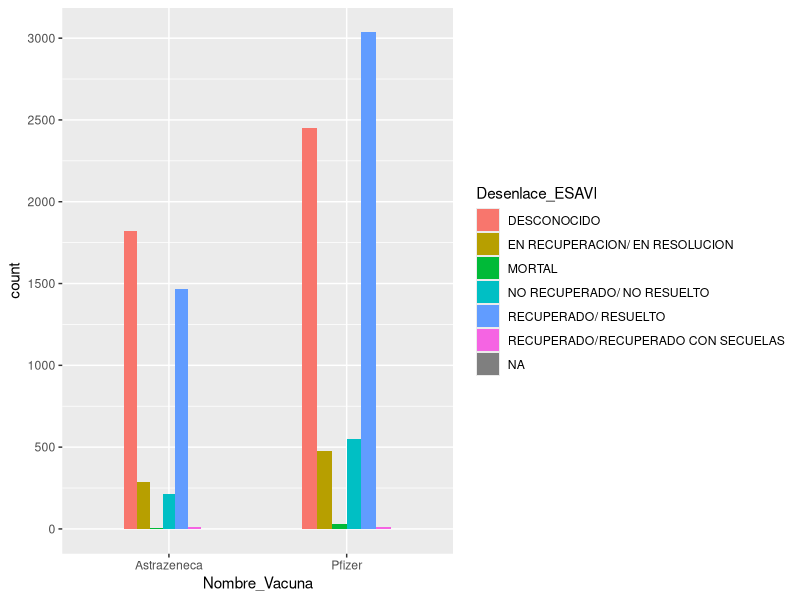
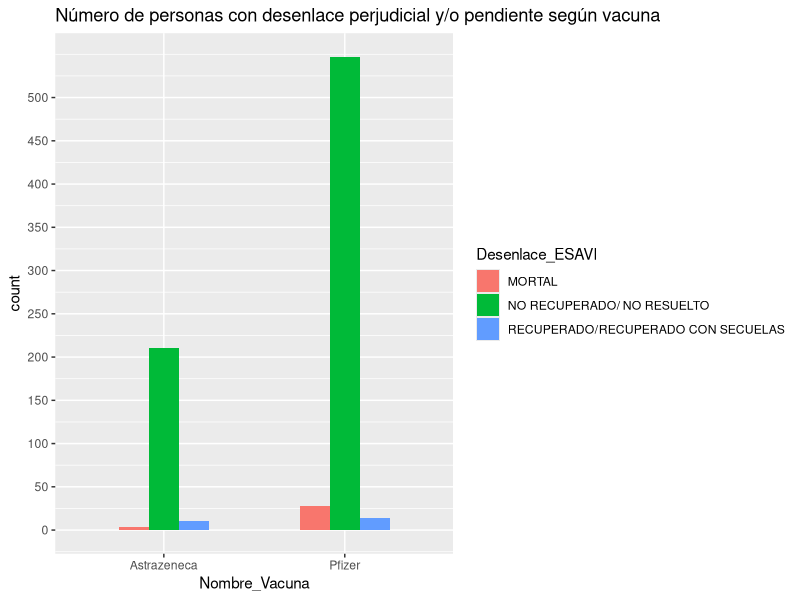
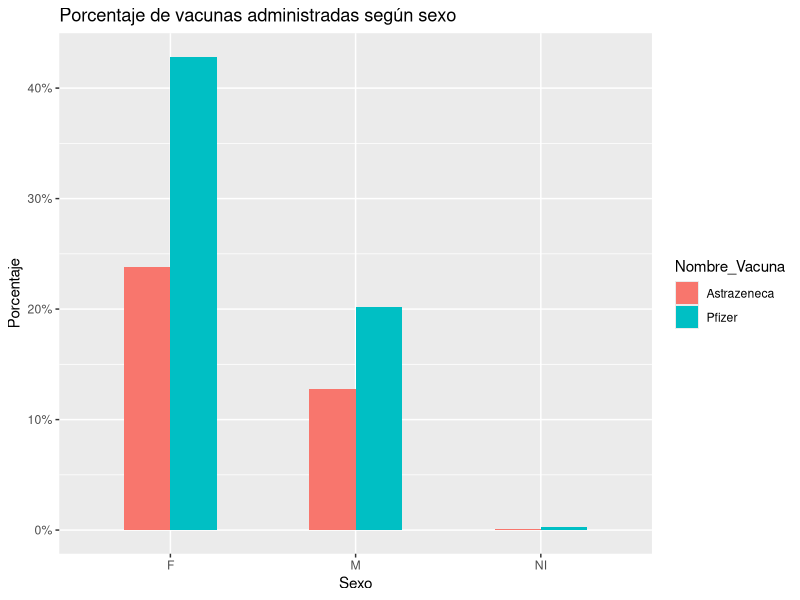
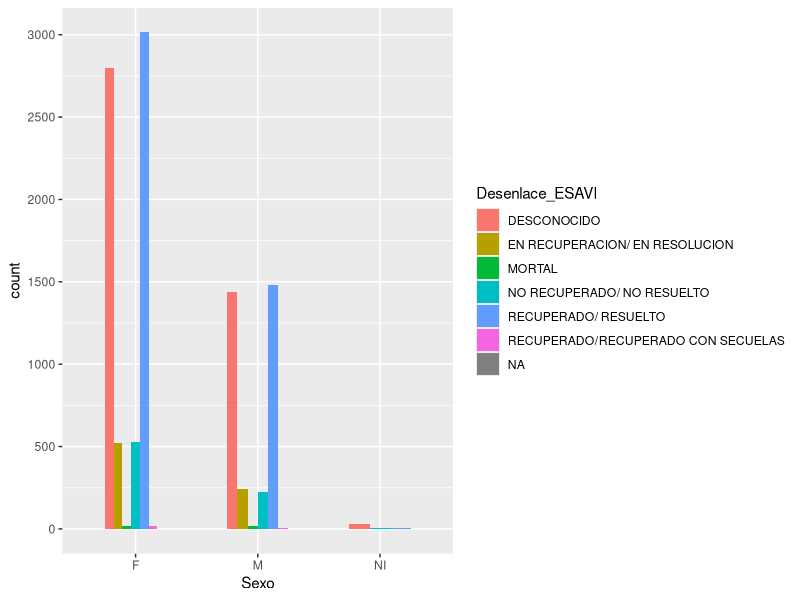
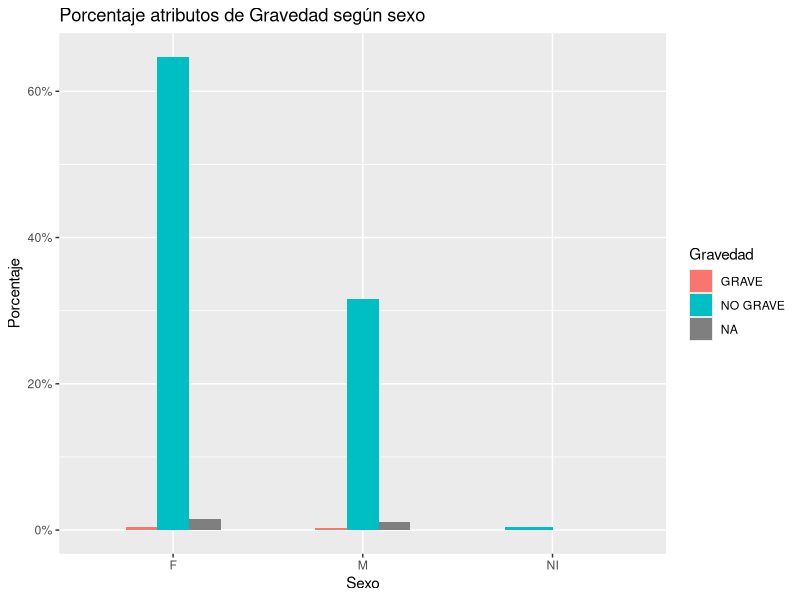
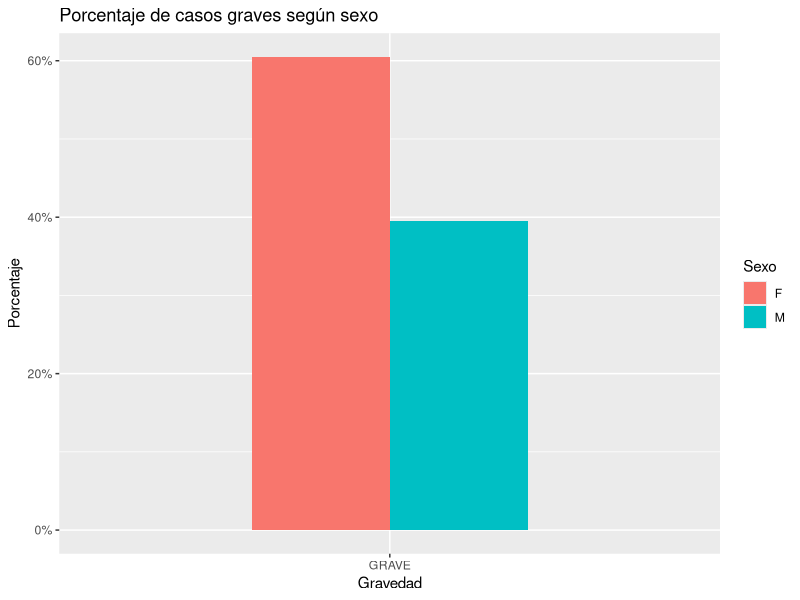
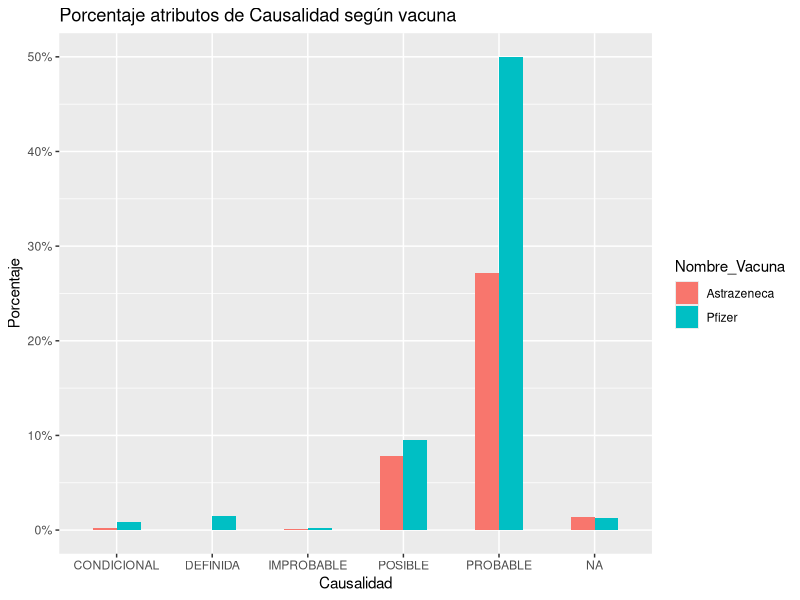
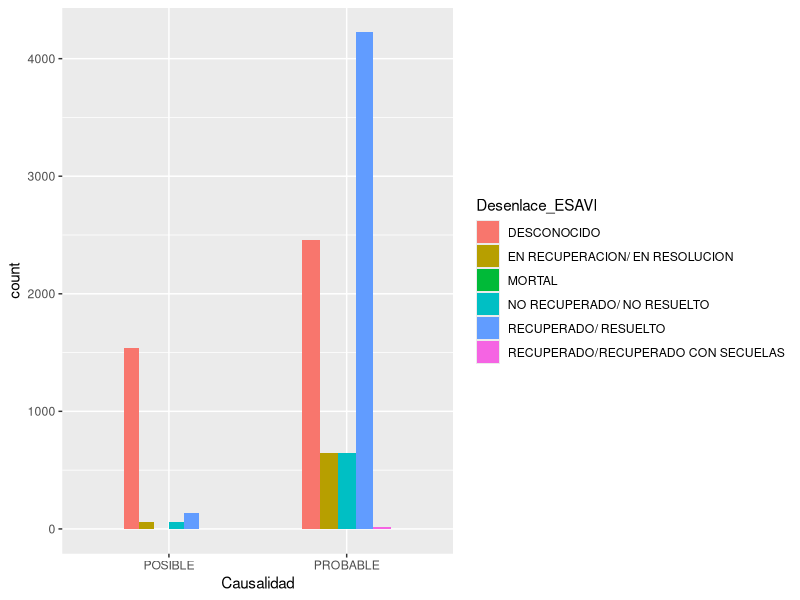

Write the R code that produced these figures, in order.
library(skimr)
library(dplyr)
library(readxl)
library(ggplot2) 
library(scales)

# Se cargan los datos
datos = read_excel("ESAVI_V4.xlsx")

# Primer acercamiento a los datos
# Usamos skim()
skim(datos)

# Se analizan las variables con nombre poco intuitivo
#
# VARIABLE : 
#
# Archivo
cbind(datos$Archivo[1:6])
unique(datos$Archivo)
# Variable que no entrega info relevante
#
# Fuente
cbind(datos$Fuente[1:6])
unique(datos$Fuente)
# Variable poco relevante, sería más útil si tuvieramos más información sobre ella.
# Sería interesante redefinir la variable y condicionar por gravedad, severidad, 
# causalidad, desenlace.
#
# Numero_notificacion
cbind(datos$Numero_Notificacion[1:6])
unique(datos$Numero_Notificacion)
# Variable totalmente irrelevante
#
# Centro
cbind(datos$Centro[1:6])
unique(datos$Centro)
# Sería interesante ver si existe un mayor numero de casos de algún atributo de 
# las variables gravedad, severidad, causalidad, desenlace. HAY MUCHO TRABAJO
# CON RECODIFICAR LAS VARIABLES.

# IDEAS
#
# 1. Con las variables Fecha_Vacunacion y Fecha_Notificación se podría ajustar un 
# modelo del tiempo hasta que ocurre una notificación. Luego se podrían 
# los datos por alguna de las siguientes variables: gravedad, severidad, 
# causalidad, desenlace.
#
# 

#### VARIABLES A CONSIDERAR ####

# 1. Fecha_Notificacion
# 2. Edad
# 3. Sexo
# 4. Nombre_Vacuna
# 5. Fecha_Vacunacion
# 6. Fecha_Inicio_ESAVI          
# 7. Fecha_Final_ESAVI
# 8. Desenlace_ESAVI
# 9. Gravedad
# 10. Severidad
# 11. Causalidad 
# 12. AESI


# Recodificacion de variables ---------------------------------------------

datos2 = datos %>% 
  select(Fecha_Notificacion, 
         Edad, 
         Sexo, 
         Nombre_Vacuna, 
         Fecha_Vacunacion, 
         Fecha_Inicio_ESAVI, 
         Fecha_Final_ESAVI, 
         Desenlace_ESAVI, 
         Gravedad, 
         Severidad, 
         Causalidad, 
         AESI)

skim(datos2)


decod_fecha = function(fechas){
  # fechas : vector de variables tipo character para transformar en 
  #fechas_return = data.frame(fecha = rep(NA, length(fechas)))
  #fechas_return$fecha = as.Date(fechas_return$fecha)
  
  fechas_return = vector(mode = "character", length = length(fechas))
  
  for(i in 1:length(fechas)){
  #for(i in 1:100){
    aux1 = unlist(gregexpr("-", fechas[i])) # identifica "-"
    aux2 = unlist(gregexpr("/", fechas[i])) # identifica "/"
    #cat(i, "\n")
    
    fecha = NA
    fechas_return[i] = fecha
    
    if(is.na(fechas[i])){next}
                 
    if (length(aux1) == 2){
      aux3 = unlist(strsplit(fechas[i],split = "-")) # Separa por "-"
      if (aux3[1] == "00"){next}
      if (nchar(aux3[3]) > 5){next}
      if (nchar(aux3[2]) > 2){next}
    
      if (nchar(aux3[3]) == 2){aux3[3] = paste("20", aux3[3], sep = "")}
      
      aux4 = unlist(strsplit(aux3[1], split = ""))
      if (aux4[1] == "O"){aux3[1] = paste(0, aux4[2], sep = "")}
      
      if (aux3[2] == "02" & aux3[1] == "29"){next}
      
      fecha = paste(aux3[c(3,2,1)], collapse = "-" )
      
    }
    
    if (length(aux2) == 2){
      aux3 = unlist(strsplit(fechas[i],split = "/")) # Separa por "/"
      if (nchar(aux3[3]) > 4){next}
      if (aux3[1] == "00" | aux3[2] == "00"){next}
      if (nchar(aux3[3]) == 2){aux3[3] =  paste("20", aux3[3], sep = "")}
      fecha = paste(aux3[c(3,2,1)], collapse = "-" )  
    }
    
    if (aux1[1] == -1 & aux2[1] == -1 & nchar(fechas[i]) == 5){
      f = as.numeric(fechas[i])
      fecha = as.character(as.Date(f,origin = "1899-12-30"))
      #cat(i, fecha, "\n")
  }
    
    fechas_return[i] = fecha
  }
  return(fechas_return)
}

decod_nombre_vacuna = function(variable){
  nombre_vacuna = vector(mode = "character", length = length(variable))

  for(i in 1:length(variable)){
    nombre_vacuna[i] = NA
    if (grepl("PFIZER", variable[i])){nombre_vacuna[i] = "Pfizer"}
    if (grepl("ASTRAZENECA", variable[i])){nombre_vacuna[i] = "Astrazeneca"}
  }
  return(nombre_vacuna)
}


datos2 = datos2 %>% 
  mutate(Fecha_Notificacion = decod_fecha(Fecha_Notificacion),
         Nombre_Vacuna = decod_nombre_vacuna(Nombre_Vacuna),
         Fecha_Vacunacion = decod_fecha(Fecha_Vacunacion),
         Fecha_Inicio_ESAVI = decod_fecha(Fecha_Inicio_ESAVI),
         Fecha_Final_ESAVI = decod_fecha(Fecha_Final_ESAVI),
         Severidad = ifelse(Severidad == "NA", NA, Severidad)
         )

datos2$Fecha_Notificacion = as.Date(datos2$Fecha_Notificacion)
datos2$Fecha_Vacunacion = as.Date(datos2$Fecha_Vacunacion)
datos2$Fecha_Inicio_ESAVI = as.Date(datos2$Fecha_Inicio_ESAVI)
datos2$Fecha_Final_ESAVI = as.Date(datos2$Fecha_Final_ESAVI)

datos2$Edad = as.numeric(datos2$Edad)
datos2$Sexo = as.factor(datos2$Sexo)
datos2$Gravedad = as.factor(datos2$Gravedad)
datos2$Causalidad = as.factor(datos2$Causalidad)
datos2$Severidad = as.factor(datos2$Severidad)
datos2$AESI = as.factor(datos2$AESI)

saveRDS(datos2, file = "Data_consultoria3.rds")


# ANALISIS EXPLORATORIO ---------------------------------------------------

skim(datos2)

# Existe un dato sin información de la vacuna. Se ignora.
datos3 = datos2 %>% filter(!is.na(Nombre_Vacuna))

datos3 %>% 
  group_by(Sexo) %>% 
  summarise(n())



# DESENLACE SEGUN VACUNA
datos3 %>% 
  ggplot(aes(Nombre_Vacuna, fill = Desenlace_ESAVI)) +
  geom_bar(position = "dodge", width = 0.5) +
  scale_y_continuous(breaks = seq(0,3000, by = 500))

datos3 %>% 
  filter(Desenlace_ESAVI %in% c("MORTAL", 
                                "NO RECUPERADO/ NO RESUELTO",
                                "RECUPERADO/RECUPERADO CON SECUELAS")) %>% 
  ggplot(aes(Nombre_Vacuna, fill = Desenlace_ESAVI)) +
  geom_bar(position = "dodge", width = 0.5) +
  scale_y_continuous(breaks = seq(0,500, by = 50)) +
  labs(title = "Número de personas con desenlace perjudicial y/o pendiente según vacuna ")


# SEXO SEGUN VACUNA
datos3 %>% 
  ggplot(aes(Sexo, fill = Nombre_Vacuna)) +
  geom_bar(aes(y = ..count../sum(..count..)),
    position = "dodge", width = 0.5 ) +
  labs(title = "Porcentaje de vacunas administradas según sexo",
       y = "Porcentaje") +
  scale_y_continuous(labels = percent)
 
# SEXO SEGUN DESENLACE
datos3 %>% 
  ggplot(aes(Sexo, fill = Desenlace_ESAVI)) +
  geom_bar(position = "dodge", width = 0.5) +
  scale_y_continuous(breaks = seq(0,5000, by = 500))

# SEXO Y GRAVEDAD
datos3 %>% 
  ggplot(aes(Sexo, fill = Gravedad)) +
  geom_bar(aes(y = ..count../sum(..count..)),
           position = "dodge", width = 0.5 ) +
  labs(title = "Porcentaje atributos de Gravedad según sexo",
       y = "Porcentaje") +
  scale_y_continuous(labels = percent)

datos3 %>% 
  filter(Gravedad == "GRAVE") %>% 
  ggplot(aes(Gravedad, fill = Sexo)) +
  geom_bar(aes(y = ..count../sum(..count..)),
           position = "dodge", width = 0.5 ) +
  labs(title = "Porcentaje de casos graves según sexo",
       y = "Porcentaje") +
  scale_y_continuous(labels = percent)




# CAUSALIDAD SEGUN VACUNA
datos3 %>% 
  ggplot(aes(Causalidad, fill = Nombre_Vacuna)) +
  geom_bar(aes(y = ..count../sum(..count..)),
           position = "dodge", width = 0.5 ) +
  labs(title = "Porcentaje atributos de Causalidad según vacuna",
       y = "Porcentaje") +
  scale_y_continuous(labels = percent)

datos3 %>% group_by(Desenlace_ESAVI) %>% summarise(n())

# CAUSALIDAD PROBABLE Y POSIBLE SEGUN DESENLACE
datos3 %>% 
  filter(Causalidad %in% c("PROBABLE", "POSIBLE")) %>% 
  ggplot(aes(Causalidad, fill = Desenlace_ESAVI)) +
  geom_bar(position = "dodge", width = 0.5)

# POR SEXO
datos3 %>% 
  filter(Causalidad %in% c("PROBABLE", "POSIBLE")) %>% 
  ggplot(aes(Sexo, fill = Causalidad )) +
  geom_bar(position = "dodge", width = 0.5) 

# CAUSALIDAD SEGUN DESENLACE MORTAL, NO RECUPERADO Y RECUPERADO CON SECUELAS
datos3 %>% 
  filter(Desenlace_ESAVI %in% c("MORTAL", 
                                "NO RECUPERADO/ NO RESUELTO",
                                "RECUPERADO/RECUPERADO CON SECUELAS")) %>% 
  ggplot(aes(Causalidad, fill = Desenlace_ESAVI)) +
  geom_bar(position = "dodge", width = 0.5) +
  scale_y_continuous(breaks = seq(0,700, by = 50)) +
  labs(title ="Número de personas con desenlace perjudicial y/o pendiente según tipo de causalidad")


# GRAVEDAD SEGUN VACUNA
datos3 %>% 
  filter(Gravedad == "GRAVE") %>%
  ggplot(aes(Gravedad, fill = Nombre_Vacuna)) +
  geom_bar(aes(y = ..count../sum(..count..)),
           position = "dodge", width = 0.5 ) +
  labs(title = "Porcentaje atributos de Gravedad según vacuna",
       y = "Porcentaje") +
  scale_y_continuous(labels = percent)

# GRAVEDAD SEGUN DESENLACE
datos3 %>% 
  ggplot(aes(Gravedad, fill = Desenlace_ESAVI)) +
  geom_bar(position = "dodge", width = 0.5) +
  scale_y_continuous(breaks = seq(0,5000, by = 500))

# DESENLACE DE CASOS GRAVES
datos3 %>% 
  filter(Gravedad == "GRAVE") %>% 
  ggplot(aes(Gravedad, fill = Desenlace_ESAVI)) +
  geom_bar(position = "dodge", width = 0.5) +
  scale_y_continuous(breaks = seq(0,50, by = 5)) +
  labs(title = "Desenlace de los casos graves")
  
# GRAVEDADD Y CAUSALIDAD
datos3 %>% 
  ggplot(aes(Gravedad, fill = Causalidad)) +
  geom_bar(position = "dodge", width = 0.5) +
  labs(title = "Gravedad de la situación por tipo de causalidad")

datos3 %>% 
  filter(Gravedad == "GRAVE") %>% 
  ggplot(aes(Gravedad, fill = Causalidad)) +
  geom_bar(position = "dodge", width = 0.5) +
  labs(title = "Causalidad de los casos graves")

# EDAD #
  
datos3 %>% 
  filter(Sexo %in% c("F", "M")) %>% 
  ggplot(aes(Edad, fill = Sexo)) + 
  geom_histogram(alpha = 1, position = "dodge")

datos3 %>% 
  filter(Desenlace_ESAVI %in% c("MORTAL", 
                                "NO RECUPERADO/ NO RESUELTO",
                                "RECUPERADO/RECUPERADO CON SECUELAS")) %>% 
  ggplot(aes(Edad, fill = Desenlace_ESAVI)) + 
  geom_histogram(alpha = 1, position = "dodge")


datos3 %>% 
  filter(Desenlace_ESAVI %in% c("MORTAL", 
                                "RECUPERADO/RECUPERADO CON SECUELAS")) %>% 
  ggplot(aes(Edad, fill = Desenlace_ESAVI)) + 
  geom_histogram(alpha = 1, position = "dodge")

skim(datos3)
